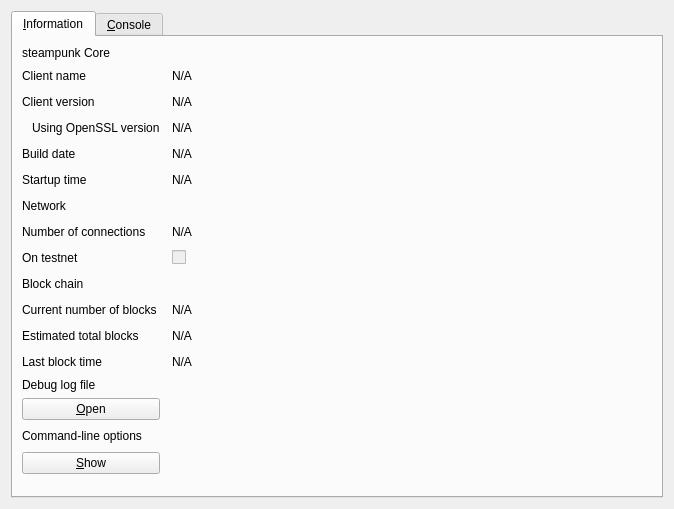
<?xml version="1.0" encoding="UTF-8"?>
<ui version="4.0">
 <class>RPCConsole</class>
 <widget class="QDialog" name="RPCConsole">
  <property name="geometry">
   <rect>
    <x>0</x>
    <y>0</y>
    <width>674</width>
    <height>509</height>
   </rect>
  </property>
  <property name="windowTitle">
   <string>steampunk - Debug window</string>
  </property>
  <layout class="QVBoxLayout" name="verticalLayout_2">
   <item>
    <widget class="QTabWidget" name="tabWidget">
     <property name="currentIndex">
      <number>0</number>
     </property>
     <widget class="QWidget" name="tab_info">
      <attribute name="title">
       <string>&amp;Information</string>
      </attribute>
      <layout class="QGridLayout" name="gridLayout" columnstretch="0,1,0,0">
       <property name="horizontalSpacing">
        <number>12</number>
       </property>
       <item row="12" column="0">
        <widget class="QLabel" name="label_2">
         <property name="text">
          <string>Last block time</string>
         </property>
        </widget>
       </item>
       <item row="9" column="0">
        <widget class="QLabel" name="label_10">
         <property name="font">
          <font>
           <weight>50</weight>
           <bold>false</bold>
          </font>
         </property>
         <property name="text">
          <string>Block chain</string>
         </property>
        </widget>
       </item>
       <item row="8" column="1">
        <widget class="QCheckBox" name="isTestNet">
         <property name="enabled">
          <bool>false</bool>
         </property>
         <property name="text">
          <string/>
         </property>
        </widget>
       </item>
       <item row="11" column="1">
        <widget class="QLabel" name="totalBlocks">
         <property name="cursor">
          <cursorShape>IBeamCursor</cursorShape>
         </property>
         <property name="text">
          <string>N/A</string>
         </property>
         <property name="textFormat">
          <enum>Qt::PlainText</enum>
         </property>
         <property name="textInteractionFlags">
          <set>Qt::LinksAccessibleByMouse|Qt::TextSelectableByKeyboard|Qt::TextSelectableByMouse</set>
         </property>
        </widget>
       </item>
       <item row="10" column="0">
        <widget class="QLabel" name="label_3">
         <property name="text">
          <string>Current number of blocks</string>
         </property>
        </widget>
       </item>
       <item row="7" column="1">
        <widget class="QLabel" name="numberOfConnections">
         <property name="cursor">
          <cursorShape>IBeamCursor</cursorShape>
         </property>
         <property name="text">
          <string>N/A</string>
         </property>
         <property name="textFormat">
          <enum>Qt::PlainText</enum>
         </property>
         <property name="textInteractionFlags">
          <set>Qt::LinksAccessibleByMouse|Qt::TextSelectableByKeyboard|Qt::TextSelectableByMouse</set>
         </property>
        </widget>
       </item>
       <item row="7" column="0">
        <widget class="QLabel" name="label_7">
         <property name="text">
          <string>Number of connections</string>
         </property>
        </widget>
       </item>
       <item row="10" column="1">
        <widget class="QLabel" name="numberOfBlocks">
         <property name="cursor">
          <cursorShape>IBeamCursor</cursorShape>
         </property>
         <property name="text">
          <string>N/A</string>
         </property>
         <property name="textFormat">
          <enum>Qt::PlainText</enum>
         </property>
         <property name="textInteractionFlags">
          <set>Qt::LinksAccessibleByMouse|Qt::TextSelectableByKeyboard|Qt::TextSelectableByMouse</set>
         </property>
        </widget>
       </item>
       <item row="8" column="0">
        <widget class="QLabel" name="label_8">
         <property name="text">
          <string>On testnet</string>
         </property>
        </widget>
       </item>
       <item row="11" column="0">
        <widget class="QLabel" name="label_4">
         <property name="text">
          <string>Estimated total blocks</string>
         </property>
        </widget>
       </item>
       <item row="4" column="2">
        <spacer name="horizontalSpacer">
         <property name="orientation">
          <enum>Qt::Horizontal</enum>
         </property>
         <property name="sizeHint" stdset="0">
          <size>
           <width>40</width>
           <height>20</height>
          </size>
         </property>
        </spacer>
       </item>
       <item row="1" column="2">
        <spacer name="horizontalSpacer_2">
         <property name="orientation">
          <enum>Qt::Horizontal</enum>
         </property>
         <property name="sizeHint" stdset="0">
          <size>
           <width>40</width>
           <height>20</height>
          </size>
         </property>
        </spacer>
       </item>
       <item row="2" column="2">
        <spacer name="horizontalSpacer_3">
         <property name="orientation">
          <enum>Qt::Horizontal</enum>
         </property>
         <property name="sizeHint" stdset="0">
          <size>
           <width>40</width>
           <height>20</height>
          </size>
         </property>
        </spacer>
       </item>
       <item row="3" column="2">
        <spacer name="horizontalSpacer_4">
         <property name="orientation">
          <enum>Qt::Horizontal</enum>
         </property>
         <property name="sizeHint" stdset="0">
          <size>
           <width>40</width>
           <height>20</height>
          </size>
         </property>
        </spacer>
       </item>
       <item row="4" column="0">
        <widget class="QLabel" name="label_12">
         <property name="text">
          <string>Build date</string>
         </property>
        </widget>
       </item>
       <item row="3" column="1">
        <widget class="QLabel" name="openSSLVersion">
         <property name="cursor">
          <cursorShape>IBeamCursor</cursorShape>
         </property>
         <property name="text">
          <string>N/A</string>
         </property>
         <property name="textFormat">
          <enum>Qt::PlainText</enum>
         </property>
         <property name="textInteractionFlags">
          <set>Qt::LinksAccessibleByMouse|Qt::TextSelectableByKeyboard|Qt::TextSelectableByMouse</set>
         </property>
        </widget>
       </item>
       <item row="0" column="0">
        <widget class="QLabel" name="label_9">
         <property name="font">
          <font>
           <weight>50</weight>
           <bold>false</bold>
          </font>
         </property>
         <property name="text">
          <string>steampunk Core</string>
         </property>
        </widget>
       </item>
       <item row="2" column="0">
        <widget class="QLabel" name="label_6">
         <property name="text">
          <string>Client version</string>
         </property>
        </widget>
       </item>
       <item row="1" column="0">
        <widget class="QLabel" name="label_5">
         <property name="text">
          <string>Client name</string>
         </property>
        </widget>
       </item>
       <item row="3" column="0">
        <widget class="QLabel" name="label_14">
         <property name="text">
          <string>Using OpenSSL version</string>
         </property>
         <property name="indent">
          <number>10</number>
         </property>
        </widget>
       </item>
       <item row="2" column="1">
        <widget class="QLabel" name="clientVersion">
         <property name="cursor">
          <cursorShape>IBeamCursor</cursorShape>
         </property>
         <property name="text">
          <string>N/A</string>
         </property>
         <property name="textFormat">
          <enum>Qt::PlainText</enum>
         </property>
         <property name="textInteractionFlags">
          <set>Qt::LinksAccessibleByMouse|Qt::TextSelectableByKeyboard|Qt::TextSelectableByMouse</set>
         </property>
        </widget>
       </item>
       <item row="1" column="1">
        <widget class="QLabel" name="clientName">
         <property name="cursor">
          <cursorShape>IBeamCursor</cursorShape>
         </property>
         <property name="text">
          <string>N/A</string>
         </property>
         <property name="textFormat">
          <enum>Qt::PlainText</enum>
         </property>
         <property name="textInteractionFlags">
          <set>Qt::LinksAccessibleByMouse|Qt::TextSelectableByKeyboard|Qt::TextSelectableByMouse</set>
         </property>
        </widget>
       </item>
       <item row="4" column="1">
        <widget class="QLabel" name="buildDate">
         <property name="cursor">
          <cursorShape>IBeamCursor</cursorShape>
         </property>
         <property name="text">
          <string>N/A</string>
         </property>
         <property name="textFormat">
          <enum>Qt::PlainText</enum>
         </property>
         <property name="textInteractionFlags">
          <set>Qt::LinksAccessibleByMouse|Qt::TextSelectableByKeyboard|Qt::TextSelectableByMouse</set>
         </property>
        </widget>
       </item>
       <item row="5" column="0">
        <widget class="QLabel" name="label_13">
         <property name="text">
          <string>Startup time</string>
         </property>
        </widget>
       </item>
       <item row="5" column="1">
        <widget class="QLabel" name="startupTime">
         <property name="cursor">
          <cursorShape>IBeamCursor</cursorShape>
         </property>
         <property name="text">
          <string>N/A</string>
         </property>
         <property name="textFormat">
          <enum>Qt::PlainText</enum>
         </property>
         <property name="textInteractionFlags">
          <set>Qt::LinksAccessibleByMouse|Qt::TextSelectableByKeyboard|Qt::TextSelectableByMouse</set>
         </property>
        </widget>
       </item>
       <item row="6" column="0">
        <widget class="QLabel" name="label_11">
         <property name="font">
          <font>
           <weight>50</weight>
           <bold>false</bold>
          </font>
         </property>
         <property name="text">
          <string>Network</string>
         </property>
        </widget>
       </item>
       <item row="6" column="2">
        <spacer name="horizontalSpacer_6">
         <property name="orientation">
          <enum>Qt::Horizontal</enum>
         </property>
         <property name="sizeHint" stdset="0">
          <size>
           <width>40</width>
           <height>20</height>
          </size>
         </property>
        </spacer>
       </item>
       <item row="5" column="2">
        <spacer name="horizontalSpacer_5">
         <property name="orientation">
          <enum>Qt::Horizontal</enum>
         </property>
         <property name="sizeHint" stdset="0">
          <size>
           <width>40</width>
           <height>20</height>
          </size>
         </property>
        </spacer>
       </item>
       <item row="12" column="1">
        <widget class="QLabel" name="lastBlockTime">
         <property name="cursor">
          <cursorShape>IBeamCursor</cursorShape>
         </property>
         <property name="text">
          <string>N/A</string>
         </property>
         <property name="textFormat">
          <enum>Qt::PlainText</enum>
         </property>
         <property name="textInteractionFlags">
          <set>Qt::LinksAccessibleByMouse|Qt::TextSelectableByKeyboard|Qt::TextSelectableByMouse</set>
         </property>
        </widget>
       </item>
       <item row="13" column="0">
        <spacer name="verticalSpacer_2">
         <property name="orientation">
          <enum>Qt::Vertical</enum>
         </property>
         <property name="sizeHint" stdset="0">
          <size>
           <width>20</width>
           <height>20</height>
          </size>
         </property>
        </spacer>
       </item>
       <item row="14" column="0">
        <widget class="QLabel" name="labelDebugLogfile">
         <property name="font">
          <font>
           <weight>50</weight>
           <bold>false</bold>
          </font>
         </property>
         <property name="text">
          <string>Debug log file</string>
         </property>
        </widget>
       </item>
       <item row="15" column="0">
        <widget class="QPushButton" name="openDebugLogfileButton">
         <property name="toolTip">
          <string>Open the steampunk debug log file from the current data directory. This can take a few seconds for large log files.</string>
         </property>
         <property name="text">
          <string>&amp;Open</string>
         </property>
         <property name="autoDefault">
          <bool>false</bool>
         </property>
        </widget>
       </item>
       <item row="16" column="0">
        <widget class="QLabel" name="labelCLOptions">
         <property name="font">
          <font>
           <weight>50</weight>
           <bold>false</bold>
          </font>
         </property>
         <property name="text">
          <string>Command-line options</string>
         </property>
        </widget>
       </item>
       <item row="17" column="0">
        <widget class="QPushButton" name="showCLOptionsButton">
         <property name="toolTip">
          <string>Show the steampunk-Qt help message to get a list with possible steampunk command-line options.</string>
         </property>
         <property name="text">
          <string>&amp;Show</string>
         </property>
         <property name="autoDefault">
          <bool>false</bool>
         </property>
        </widget>
       </item>
       <item row="18" column="0">
        <spacer name="verticalSpacer">
         <property name="orientation">
          <enum>Qt::Vertical</enum>
         </property>
         <property name="sizeHint" stdset="0">
          <size>
           <width>20</width>
           <height>40</height>
          </size>
         </property>
        </spacer>
       </item>
       <item row="8" column="2">
        <spacer name="horizontalSpacer_8">
         <property name="orientation">
          <enum>Qt::Horizontal</enum>
         </property>
         <property name="sizeHint" stdset="0">
          <size>
           <width>40</width>
           <height>20</height>
          </size>
         </property>
        </spacer>
       </item>
       <item row="7" column="2">
        <spacer name="horizontalSpacer_7">
         <property name="orientation">
          <enum>Qt::Horizontal</enum>
         </property>
         <property name="sizeHint" stdset="0">
          <size>
           <width>40</width>
           <height>20</height>
          </size>
         </property>
        </spacer>
       </item>
       <item row="9" column="2">
        <spacer name="horizontalSpacer_9">
         <property name="orientation">
          <enum>Qt::Horizontal</enum>
         </property>
         <property name="sizeHint" stdset="0">
          <size>
           <width>40</width>
           <height>20</height>
          </size>
         </property>
        </spacer>
       </item>
       <item row="10" column="2">
        <spacer name="horizontalSpacer_10">
         <property name="orientation">
          <enum>Qt::Horizontal</enum>
         </property>
         <property name="sizeHint" stdset="0">
          <size>
           <width>40</width>
           <height>20</height>
          </size>
         </property>
        </spacer>
       </item>
       <item row="11" column="2">
        <spacer name="horizontalSpacer_11">
         <property name="orientation">
          <enum>Qt::Horizontal</enum>
         </property>
         <property name="sizeHint" stdset="0">
          <size>
           <width>40</width>
           <height>20</height>
          </size>
         </property>
        </spacer>
       </item>
       <item row="12" column="2">
        <spacer name="horizontalSpacer_12">
         <property name="orientation">
          <enum>Qt::Horizontal</enum>
         </property>
         <property name="sizeHint" stdset="0">
          <size>
           <width>40</width>
           <height>20</height>
          </size>
         </property>
        </spacer>
       </item>
       <item row="15" column="2">
        <spacer name="horizontalSpacer_13">
         <property name="orientation">
          <enum>Qt::Horizontal</enum>
         </property>
         <property name="sizeHint" stdset="0">
          <size>
           <width>40</width>
           <height>20</height>
          </size>
         </property>
        </spacer>
       </item>
       <item row="16" column="2">
        <spacer name="horizontalSpacer_14">
         <property name="orientation">
          <enum>Qt::Horizontal</enum>
         </property>
         <property name="sizeHint" stdset="0">
          <size>
           <width>40</width>
           <height>20</height>
          </size>
         </property>
        </spacer>
       </item>
       <item row="17" column="2">
        <spacer name="horizontalSpacer_15">
         <property name="orientation">
          <enum>Qt::Horizontal</enum>
         </property>
         <property name="sizeHint" stdset="0">
          <size>
           <width>40</width>
           <height>20</height>
          </size>
         </property>
        </spacer>
       </item>
       <item row="15" column="3" rowspan="3">
        <widget class="QLabel" name="label_15">
         <property name="text">
          <string/>
         </property>
         <property name="pixmap">
          <pixmap resource="../bitcoin.qrc">:/images/small_logo</pixmap>
         </property>
         <property name="scaledContents">
          <bool>false</bool>
         </property>
        </widget>
       </item>
      </layout>
     </widget>
     <widget class="QWidget" name="tab_console">
      <attribute name="title">
       <string>&amp;Console</string>
      </attribute>
      <layout class="QVBoxLayout" name="verticalLayout_3">
       <property name="spacing">
        <number>3</number>
       </property>
       <item>
        <widget class="QTextEdit" name="messagesWidget">
         <property name="minimumSize">
          <size>
           <width>0</width>
           <height>100</height>
          </size>
         </property>
         <property name="readOnly">
          <bool>true</bool>
         </property>
         <property name="tabKeyNavigation" stdset="0">
          <bool>false</bool>
         </property>
         <property name="columnCount" stdset="0">
          <number>2</number>
         </property>
        </widget>
       </item>
       <item>
        <layout class="QHBoxLayout" name="horizontalLayout">
         <property name="spacing">
          <number>3</number>
         </property>
         <item>
          <widget class="QLabel" name="label">
           <property name="text">
            <string notr="true">&gt;</string>
           </property>
          </widget>
         </item>
         <item>
          <widget class="QLineEdit" name="lineEdit"/>
         </item>
         <item>
          <widget class="QPushButton" name="clearButton">
           <property name="maximumSize">
            <size>
             <width>24</width>
             <height>24</height>
            </size>
           </property>
           <property name="toolTip">
            <string>Clear console</string>
           </property>
           <property name="text">
            <string/>
           </property>
           <property name="icon">
            <iconset resource="../bitcoin.qrc">
             <normaloff>:/icons/remove</normaloff>:/icons/remove</iconset>
           </property>
           <property name="shortcut">
            <string notr="true">Ctrl+L</string>
           </property>
           <property name="autoDefault">
            <bool>false</bool>
           </property>
          </widget>
         </item>
        </layout>
       </item>
      </layout>
     </widget>
    </widget>
   </item>
  </layout>
 </widget>
 <resources>
  <include location="../bitcoin.qrc"/>
 </resources>
 <connections/>
</ui>
